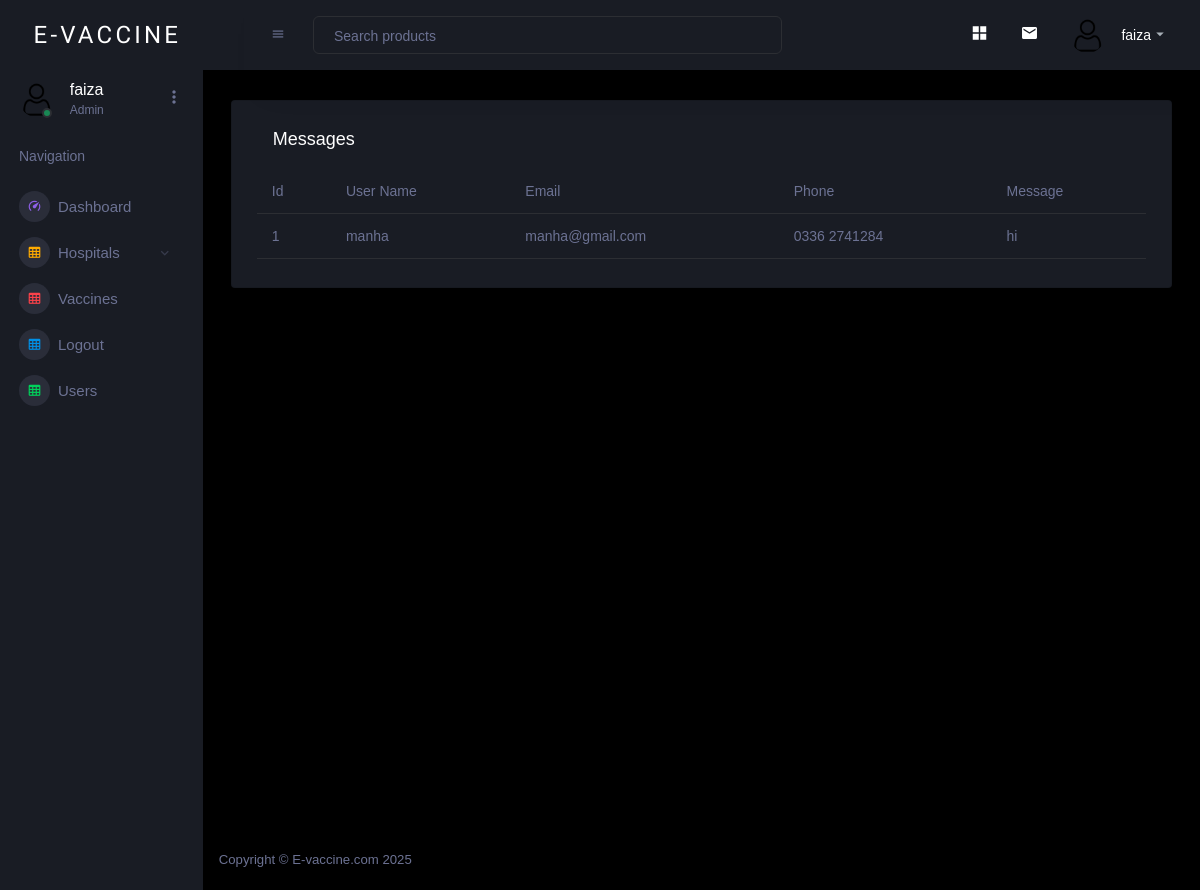
The page /message.php?u_id=1 (signed in) on the database its author committed.
### tables this page shows
CREATE TABLE `user` (
  `user_id` int(11) NOT NULL,
  `username` varchar(255) NOT NULL,
  `user_email` varchar(255) NOT NULL,
  `user_phone` varchar(255) NOT NULL,
  `user_pass` varchar(255) NOT NULL,
  `user_img` varchar(300) NOT NULL,
  `user_role` int(11) NOT NULL DEFAULT 0
);

CREATE TABLE `contact` (
  `contact_id` int(11) NOT NULL,
  `name` varchar(255) NOT NULL,
  `email` varchar(255) NOT NULL,
  `phone` varchar(110) NOT NULL,
  `message` varchar(255) NOT NULL,
  `is_viewed` int(11) NOT NULL DEFAULT 0,
  `date` int(11) NOT NULL DEFAULT current_timestamp()
);

### message.php (the view)
<?php
include ("admin_nav.php");
?>
<?php
$updatequery = "UPDATE `contact` SET is_viewed = 1";
mysqli_query($con, $updatequery);
?>
<div class="main-panel" style="min-height:calc(120vh - 70px)">
 <div class="content-wrapper">
 <div class="row ">
              <div class="col-12 mr-3 ">
                <div class="card">
                  <div class="card-body">
                    <div style="display: flex; justify-content: space-between; padding: 0 1rem;">
                    <h4 class="card-title">Messages</h4>
                  </div>
                    <div class="table-responsive">
                    <table class="table table-Striped ">
                    <thead>
                      <tr>
                      <th scope="col">Id</th>
                        <th scope="col">User Name</th>
                        <th scope="col">Email</th>
                        <th scope="col">Phone</th>
                        <th scope="col">Message</th>
                      </tr>
                    </thead>
                    <tbody>
                    <?php
                      $query = "SELECT * FROM `contact`";
                      $result = mysqli_query($con,$query);
                      if (mysqli_num_rows($result)){
                          while($rows = mysqli_fetch_array($result)){
                      ?>
                        <tr>
                        <td scope="row"><?php echo $rows['contact_id']; ?></td>
                            <td scope="row"><?php echo $rows['name']; ?></td>
                            <td scope="row"><?php echo $rows['email']; ?></td>
                            <td scope="row"><?php echo $rows['phone']; ?></td>
                            <td scope="row"><?php echo $rows['message']; ?></td>
                        </tr>
                        <?php
                            }
                            }
                            else{
                                echo "no found result";
                            }
                        ?>
                    </tbody>
                  </table>
                    </div>
                  </div>
                </div>
              </div>
            </div>
  <?php
  include 'admin_footer.php';
  ?>

### admin_nav.php (shortened to what this page needs)
<!DOCTYPE html>
<html lang="en">
  <head>
    <link rel="stylesheet" href="assets/vendors/mdi/css/materialdesignicons.min.css">
    <link rel="stylesheet" href="assets/vendors/css/vendor.bundle.base.css">
    <link rel="stylesheet" href="assets/vendors/jvectormap/jquery-jvectormap.css">
    <link rel="stylesheet" href="assets/vendors/flag-icon-css/css/flag-icon.min.css">
    <link rel="stylesheet" href="assets/vendors/owl-carousel-2/owl.carousel.min.css">
    <link rel="stylesheet" href="assets/vendors/owl-carousel-2/owl.theme.default.min.css">
    <link rel="stylesheet" href="assets/css/style.css">
  </head>
  <body>
    <div class="container-scroller">
      <nav class="sidebar sidebar-offcanvas" id="sidebar">
        <div class="sidebar-brand-wrapper d-none d-lg-flex align-items-center justify-content-center fixed-top">
          <a class="sidebar-brand brand-logo" style="text-decoration: none; font-family: 'Varela Round', sans-serif; color: white; letter-spacing: 0.2rem; margin-left: 0.8rem; font-size:1.5rem;" href="index.html">E-VACCINE</a>
        </div>
        <ul class="nav">
          <li class="nav-item profile">
            <div class="profile-desc">
              <div class="profile-pic">
                <div class="count-indicator">
                  <img class="img-xs rounded-circle " src="images/Profile-1.webp" alt="">
                  <span class="count bg-success"></span>
                </div>
                <?php
                include 'config.php';
                $u_id=$_GET['u_id'];
                $user="SELECT * FROM `user` WHERE user_id = $u_id";
                $user_Q=mysqli_query($con,$user);
                $user_data=mysqli_fetch_assoc($user_Q);
                ?>
                <div class="profile-name">
                  <h5 class="mb-0 font-weight-normal"><?php echo $user_data['username'];?></h5>
                  <span>Admin</span>
                </div>
              </div>
              <a href="#" id="profile-dropdown" data-bs-toggle="dropdown"><i class="mdi mdi-dots-vertical"></i></a>
            </div>
          </li>
          <li class="nav-item nav-category">
            <span class="nav-link">Navigation</span>
          </li>
          <li class="nav-item menu-items">
            <a class="nav-link" href="admin_main.php?u_id=<?php echo $u_id?>">
              <span class="menu-icon">
                <i class="mdi mdi-speedometer"></i>
              </span>
              <span class="menu-title">Dashboard</span>
            </a>
          </li>
          <li class="nav-item menu-items">
            <a class="nav-link" data-bs-toggle="collapse" href="#ui-basic" aria-expanded="false" aria-controls="ui-basic">
              <span class="menu-icon">
                <i class="mdi mdi-table-large"></i>
              </span>
              <span class="menu-title">Hospitals</span>
              <i class="menu-arrow"></i>
            </a>
          </li>
          <li class="nav-item menu-items">
            <a class="nav-link" href="admin_vacc.php?u_id=<?php echo $u_id;?>">
              <span class="menu-icon">
                <i class="mdi mdi-table-large"></i>
              </span>
              <span class="menu-title">Vaccines</span>
            </a>
          </li>
          <li class="nav-item menu-items">
            <a class="nav-link" href="logout.php">
              <span class="menu-icon">
                <i class="mdi mdi-table-large"></i>
              </span>
              <span class="menu-title">Logout</span>
            </a>
          </li>
          <li class="nav-item menu-items">
            <a class="nav-link" href="user.php?u_id=<?php echo $u_id;?>">
              <span class="menu-icon">
                <i class="mdi mdi-table-large"></i>
              </span>
              <span class="menu-title">Users</span>
            </a>
          </li>
        </ul>
      </nav>
        <nav class="navbar p-0 fixed-top d-flex flex-row">
          <div class="navbar-menu-wrapper flex-grow d-flex align-items-stretch">
            <button class="navbar-toggler navbar-toggler align-self-center" type="button" data-toggle="minimize">
              <span class="mdi mdi-menu"></span>
            </button>
            <ul class="navbar-nav w-100">
              <li class="nav-item w-100">
                <form class="nav-link mt-2 mt-md-0 d-none d-lg-flex search">
                  <input type="text" class="form-control" placeholder="Search products">
                </form>
              </li>
            </ul>
            <ul class="navbar-nav navbar-nav-right">
              <li class="nav-item nav-settings d-none d-lg-block">
                <a class="nav-link" href="#">
                  <i class="mdi mdi-view-grid"></i>
                </a>
              </li>
              <li class="nav-item dropdown border-left">
                <a class="nav-link count-indicator dropdown-toggle" id="messageDropdown" href="#" data-bs-toggle="dropdown" aria-expanded="false">
                  <i class="mdi mdi-email"></i>
                </a>
              </li>
              <li class="nav-item dropdown">
                <a class="nav-link" id="profileDropdown" href="#" data-bs-toggle="dropdown">
                  <div class="navbar-profile">
                    <img class="img-xs rounded-circle" src="images/Profile-1.webp" alt="">
                    <p class="mb-0 d-none d-sm-block navbar-profile-name"><?php echo $user_data['username'];?></p>
                    <i class="mdi mdi-menu-down d-none d-sm-block"></i>
                  </div>
                </a>
              </li>
            </ul>
          </div>
        </nav>

### rows shown on the page
user: username "faiza"
contact: contact_id "1", name "manha", email "manha@gmail.com", phone "0336 2741284", message "hi"
